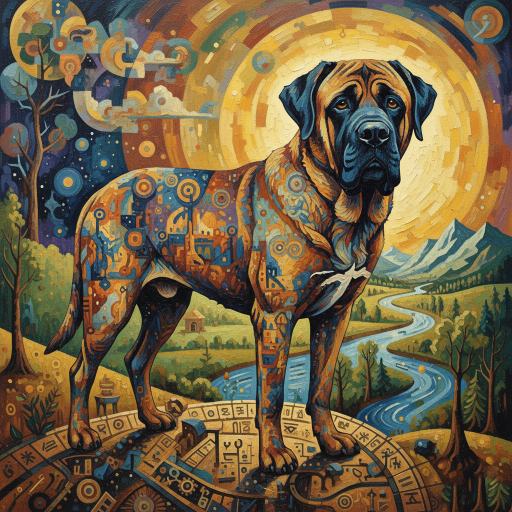
#> input picture assets/00EDUSSE/00edusse_003.png, 1024 x 1024 px (shown at 1/2 size)
$ python generate_social_assets.py
#> lines starting #> are read from the running program, lines starting #| are printed output that depends on the picture; after the words box and inside, x2 and y2 are one past the last pixel; in counts of white or black regions, pixels touching at a corner belong together
import os
from PIL import Image, ImageOps, ImageDraw

# Configurations
INPUT_DIR = "assets"
OUTPUT_DIR = "social_launch_pack"
MOCKUP_BASE_PATH = r"C:/Users/Usuario/.gemini/antigravity/brain/c084f937-408e-4a43-ae5b-7ba828675503/modern_living_room_wall_mockup_1769952181776.png"

# Assets to process
PROFILE_ART = "00edusse_003.png" # El Guardian
POST_ARTS = [
    "01exp_neocirc_017.jpg", # Catedral
    "23tridim_burst_004.png", # Trueno
    "28ESPATAC/aldea china.png" # Aldea China
]

# Create output dir
if not os.path.exists(OUTPUT_DIR):
    os.makedirs(OUTPUT_DIR)

def find_file(partial_path):
    # Walk to find exact path
    base_name = os.path.basename(partial_path)
    for root, dirs, files in os.walk(INPUT_DIR):
        if base_name in files:
            return os.path.join(root, base_name)
    return None

def create_profile_pic():
    print("Generating Profile Pic...")
    img_path = find_file(PROFILE_ART)
    if not img_path:
        print(f"Error: {PROFILE_ART} not found")
        return

    img = Image.open(img_path).convert("RGBA")

    # Square crop center
    width, height = img.size
#> width = 1024; height = 1024
    new_size = min(width, height)
#> new_size = 1024
    left = (width - new_size)/2
#> left = 0
    top = (height - new_size)/2
#> top = 0
    right = (width + new_size)/2
#> right = 1024
    bottom = (height + new_size)/2
#> bottom = 1024

    img = img.crop((left, top, right, bottom))
    img = img.resize((1080, 1080), Image.LANCZOS)
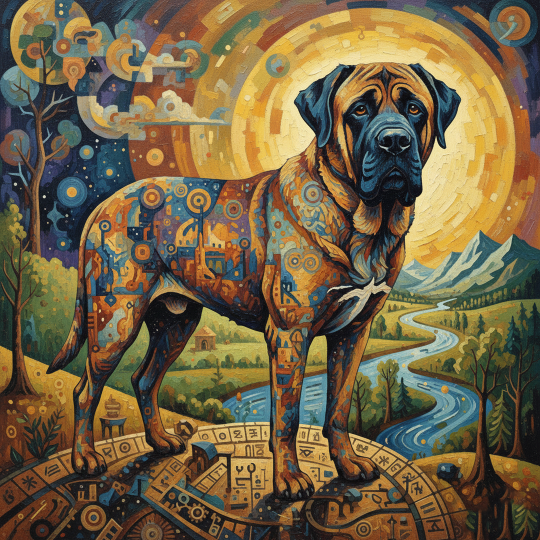
#> img: PIL image 1080x1080 RGBA (shown at 1/2 size); mean R, G, B, A 115, 98.9, 68.4, 255

    # Circle mask
    mask = Image.new('L', (1080, 1080), 0)
#> mask: PIL image 1080x1080 L; every value is 0
    draw = ImageDraw.Draw(mask)
    draw.ellipse((0, 0, 1080, 1080), fill=255)

    output = ImageOps.fit(img, mask.size, centering=(0.5, 0.5))
    output.putalpha(mask)
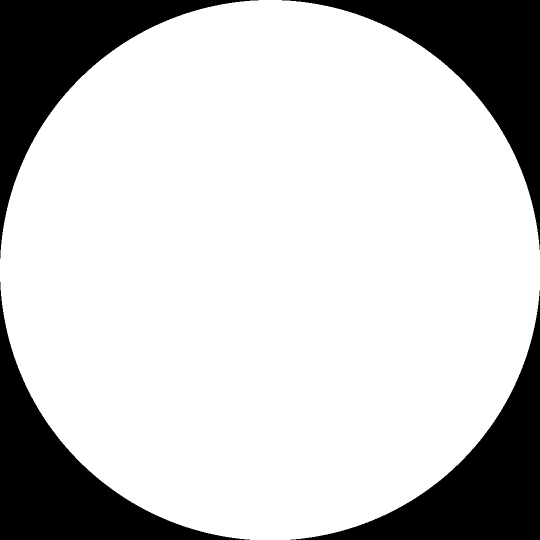
#> mask: PIL image 1080x1080 L (shown at 1/2 size); 78.7% white; 4 black regions, box (x1, y1, x2, y2) and area: (0, 0, 517, 517) 62728, (564, 0, 1080, 500) 62211, (0, 564, 500, 1080) 62211, (581, 581, 1080, 1080) 61695
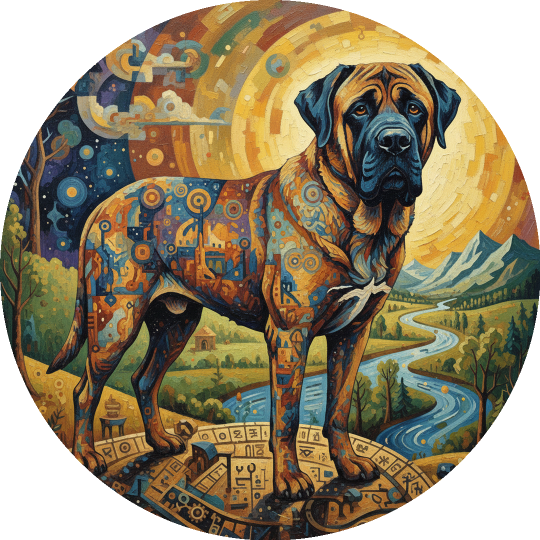
#> output: PIL image 1080x1080 RGBA (shown at 1/2 size); mean R, G, B, A 115, 98.9, 68.4, 200.6; transparent parts drawn white

    # Save as PNG
    output.save(f"{OUTPUT_DIR}/profile_pic_circle.png")

    # Save as JPG square (some platforms prefer square no transparency)
    bg = Image.new("RGB", output.size, (255, 255, 255))
#> bg: PIL image 1080x1080 RGB; every value is 255
    bg.paste(output, mask=output.split()[3])
    bg.save(f"{OUTPUT_DIR}/profile_pic_square.jpg", quality=95)
    print("Profile Pic Done.")

def create_insta_post(filename, name_suffix=""):
#> called with filename = '01exp_neocirc_017.jpg', name_suffix = ''
    print(f"Generating Post for {filename}...")
    img_path = find_file(filename)
    if not img_path:
        print(f"Error: {filename} not found")
        return

    img = Image.open(img_path).convert("RGB")
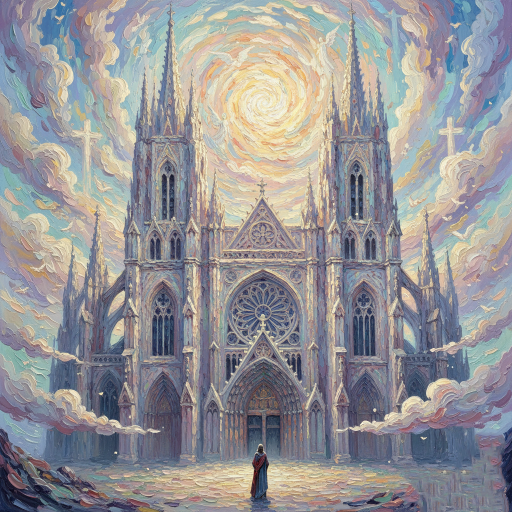
#> input picture assets/01EXP_NEOCIRC/01exp_neocirc_017.jpg, 1024 x 1024 px (shown at 1/2 size)
#> img is the input picture: PIL image 1024x1024 RGB; mean R, G, B 149.9, 148.3, 150.8

    # 1. Square Post (Fit with white padding or maximize?)
    # Let's do a "Fit in Square" with white border, very gallery style.

    base = Image.new("RGB", (1080, 1080), (255, 255, 255))

    # Resize img to fit in 900x900
    img.thumbnail((900, 900), Image.LANCZOS)
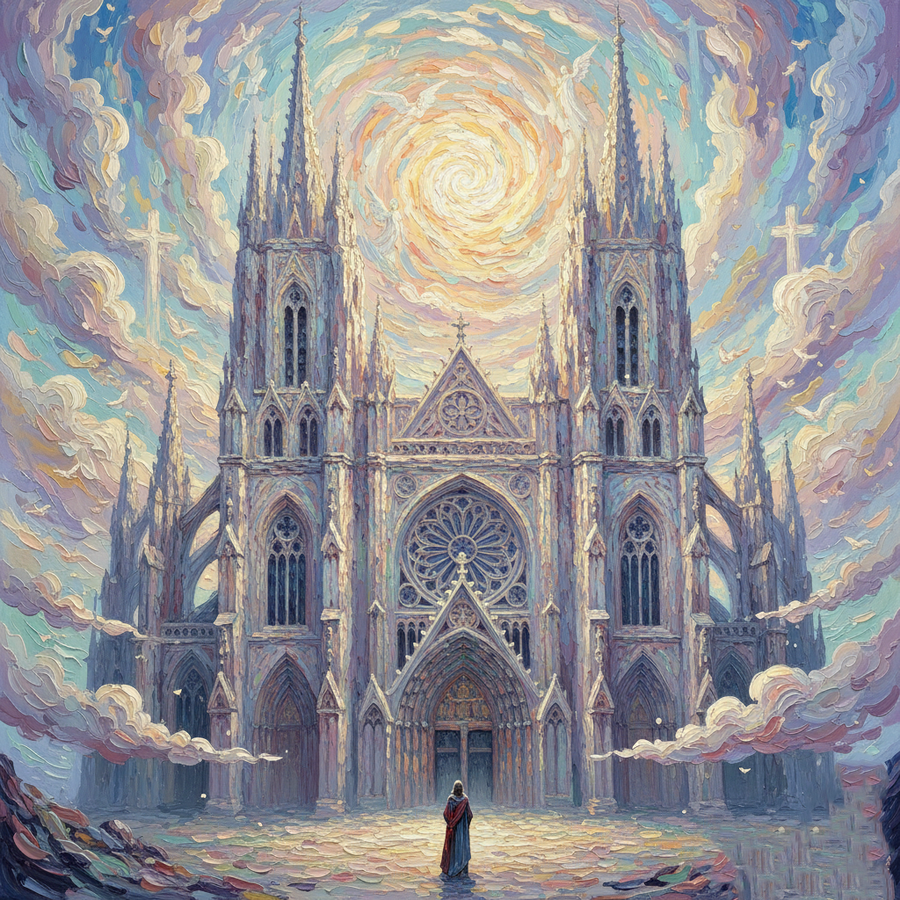
#> img: PIL image 900x900 RGB; mean R, G, B 149.8, 148.3, 150.8

    # Center
    w, h = img.size
#> w = 900; h = 900
    x = (1080 - w) // 2
#> x = 90
    y = (1080 - h) // 2
#> y = 90

    base.paste(img, (x, y))
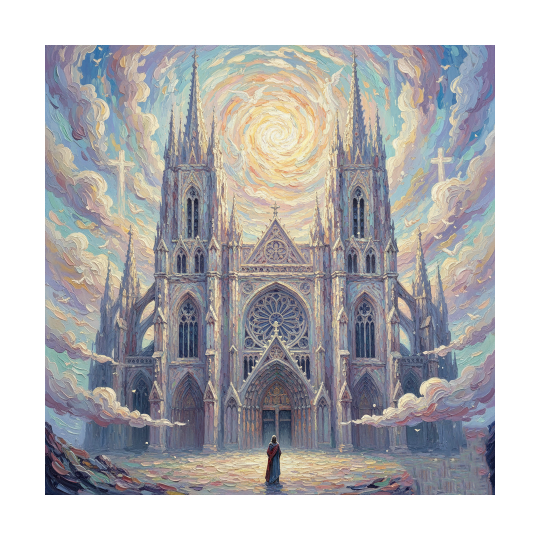
#> base: PIL image 1080x1080 RGB (shown at 1/2 size); mean R, G, B 182, 180.9, 182.6

    out_name = os.path.basename(img_path).split('.')[0] + "_post.jpg"
    base.save(f"{OUTPUT_DIR}/{out_name}", quality=95)

    # 2. Detail Crop (Zoom) for carousel
    original_img = Image.open(img_path).convert("RGB")
    w, h = original_img.size
#> w = 1024; h = 1024
    min_dim = min(w, h)
#> min_dim = 1024

    # Crop center-ish but zoomed
    crop_size = min_dim // 2
#> crop_size = 512
    left = (w - crop_size) // 2
    top = (h - crop_size) // 2

    detail = original_img.crop((left, top, left + crop_size, top + crop_size))
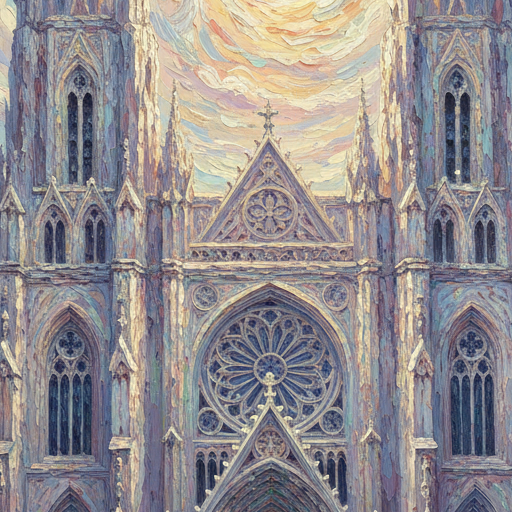
#> detail: PIL image 512x512 RGB; mean R, G, B 146.4, 140.8, 142.7
    detail = detail.resize((1080, 1080), Image.LANCZOS)
#> detail: PIL image 1080x1080 RGB

    out_name_detail = os.path.basename(img_path).split('.')[0] + "_detail.jpg"
    detail.save(f"{OUTPUT_DIR}/{out_name_detail}", quality=95)
    print("Posts Done.")
    return img_path

def create_mockup(artwork_filename):
    print(f"Generating Mockup for {artwork_filename}...")
    if not os.path.exists(MOCKUP_BASE_PATH):
        print("Error: Mockup base not found")
        return

    room = Image.open(MOCKUP_BASE_PATH).convert("RGBA")

    art_path = find_file(artwork_filename)
    if not art_path: return

    art = Image.open(art_path).convert("RGBA")

    # Calculate placement.
    # Room is 1024x1024 (from generate_image default typically) or similar.
    # Let's assume wall center.
    rw, rh = room.size

    # Target size for art on wall (e.g. 40% of room width)
    target_width = int(rw * 0.45)

    # Resize art maintaining aspect ratio
    aw, ah = art.size
    ratio = ah / aw
    target_height = int(target_width * ratio)

    art_resized = art.resize((target_width, target_height), Image.LANCZOS)

    # Add shadow
    shadow_offset = 15
    from PIL import ImageFilter

    # Center position
    center_x = rw // 2
    center_y = int(rh * 0.45) # Slightly higher than center usually looks better for hanging art

    pos_x = center_x - (target_width // 2)
    pos_y = center_y - (target_height // 2)

    # Shadow layer
    shadow_layer = Image.new("RGBA", room.size, (0,0,0,0))
    s_draw = ImageDraw.Draw(shadow_layer)
    s_rect = [pos_x + 10, pos_y + 10, pos_x + target_width + 10, pos_y + target_height + 10]
    s_draw.rectangle(s_rect, fill=(0,0,0, 60))

    shadow_layer = shadow_layer.filter(ImageFilter.GaussianBlur(radius=15))

    room.alpha_composite(shadow_layer)
    room.paste(art_resized, (pos_x, pos_y), art_resized)

    out_name = os.path.basename(artwork_filename).split('.')[0] + "_mockup.png"
    room.save(f"{OUTPUT_DIR}/{out_name}")
    print("Mockup Done.")

if __name__ == "__main__":
    create_profile_pic()
    for art in POST_ARTS:
        create_insta_post(art)
        create_mockup(art)
    print("All tasks finished. Check 'social_launch_pack' folder.")
